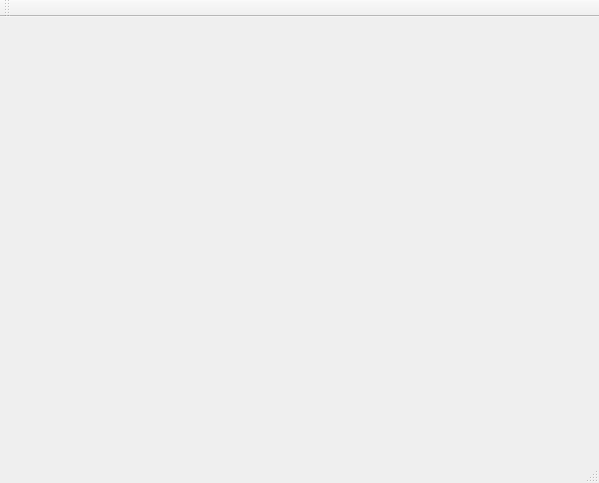
<?xml version="1.0" encoding="UTF-8"?>
<ui version="4.0">
 <class>MainWindow</class>
 <widget class="QMainWindow" name="MainWindow">
  <property name="geometry">
   <rect>
    <x>0</x>
    <y>0</y>
    <width>599</width>
    <height>483</height>
   </rect>
  </property>
  <property name="windowTitle">
   <string>MainWindow</string>
  </property>
  <widget class="QWidget" name="centralWidget">
   <layout class="QGridLayout" name="gridLayout"/>
  </widget>
  <widget class="QMenuBar" name="menuBar">
   <property name="geometry">
    <rect>
     <x>0</x>
     <y>0</y>
     <width>599</width>
     <height>22</height>
    </rect>
   </property>
  </widget>
  <widget class="QToolBar" name="mainToolBar">
   <attribute name="toolBarArea">
    <enum>TopToolBarArea</enum>
   </attribute>
   <attribute name="toolBarBreak">
    <bool>false</bool>
   </attribute>
  </widget>
  <widget class="QStatusBar" name="statusBar"/>
 </widget>
 <layoutdefault spacing="6" margin="11"/>
 <resources/>
 <connections/>
</ui>
